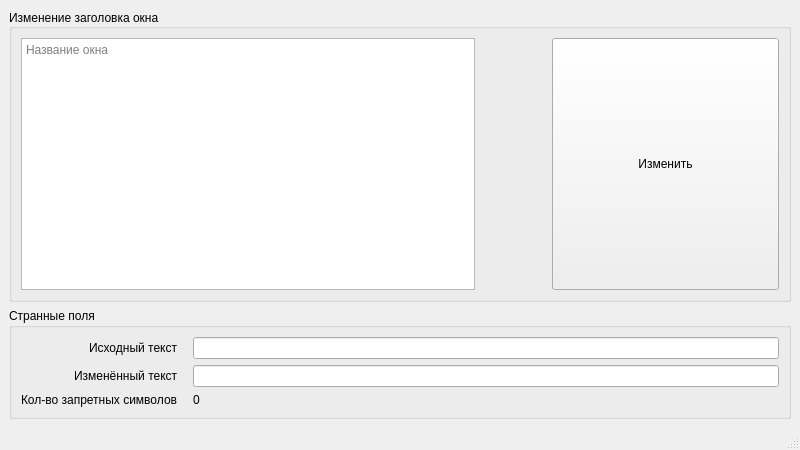
<?xml version="1.0" encoding="UTF-8"?>
<ui version="4.0">
 <class>MainWindow</class>
 <widget class="QMainWindow" name="MainWindow">
  <property name="geometry">
   <rect>
    <x>0</x>
    <y>0</y>
    <width>800</width>
    <height>450</height>
   </rect>
  </property>
  <property name="windowTitle">
   <string>MainWindow</string>
  </property>
  <widget class="QWidget" name="centralwidget">
   <layout class="QGridLayout" name="gridLayout">
    <item row="0" column="0">
     <widget class="QGroupBox" name="windowTitleGrp">
      <property name="sizePolicy">
       <sizepolicy hsizetype="Preferred" vsizetype="Minimum">
        <horstretch>0</horstretch>
        <verstretch>0</verstretch>
       </sizepolicy>
      </property>
      <property name="title">
       <string>Изменение заголовка окна</string>
      </property>
      <property name="alignment">
       <set>Qt::AlignLeading|Qt::AlignLeft|Qt::AlignVCenter</set>
      </property>
      <property name="flat">
       <bool>false</bool>
      </property>
      <property name="checkable">
       <bool>false</bool>
      </property>
      <layout class="QGridLayout" name="gridLayout_2" columnstretch="2,1">
       <property name="sizeConstraint">
        <enum>QLayout::SetDefaultConstraint</enum>
       </property>
       <property name="horizontalSpacing">
        <number>77</number>
       </property>
       <item row="0" column="0">
        <widget class="QPlainTextEdit" name="newTitleField">
         <property name="sizePolicy">
          <sizepolicy hsizetype="Preferred" vsizetype="Expanding">
           <horstretch>0</horstretch>
           <verstretch>0</verstretch>
          </sizepolicy>
         </property>
         <property name="tabChangesFocus">
          <bool>true</bool>
         </property>
         <property name="placeholderText">
          <string>Название окна</string>
         </property>
        </widget>
       </item>
       <item row="0" column="1">
        <widget class="QPushButton" name="changeTitleButton">
         <property name="sizePolicy">
          <sizepolicy hsizetype="Minimum" vsizetype="Minimum">
           <horstretch>0</horstretch>
           <verstretch>0</verstretch>
          </sizepolicy>
         </property>
         <property name="text">
          <string>Изменить</string>
         </property>
        </widget>
       </item>
      </layout>
     </widget>
    </item>
    <item row="1" column="0">
     <widget class="QGroupBox" name="editFieldsGrp">
      <property name="title">
       <string>Странные поля</string>
      </property>
      <layout class="QFormLayout" name="formLayout">
       <property name="labelAlignment">
        <set>Qt::AlignRight|Qt::AlignTrailing|Qt::AlignVCenter</set>
       </property>
       <property name="horizontalSpacing">
        <number>15</number>
       </property>
       <item row="0" column="0">
        <widget class="QLabel" name="label">
         <property name="text">
          <string>Исходный текст</string>
         </property>
        </widget>
       </item>
       <item row="0" column="1">
        <widget class="QLineEdit" name="originTextField"/>
       </item>
       <item row="1" column="0">
        <widget class="QLabel" name="label_2">
         <property name="text">
          <string>Изменённый текст</string>
         </property>
        </widget>
       </item>
       <item row="1" column="1">
        <widget class="QLineEdit" name="clearedTextField">
         <property name="readOnly">
          <bool>true</bool>
         </property>
        </widget>
       </item>
       <item row="2" column="0">
        <widget class="QLabel" name="label_3">
         <property name="text">
          <string>Кол-во запретных символов</string>
         </property>
        </widget>
       </item>
       <item row="2" column="1">
        <widget class="QLabel" name="statusTextField">
         <property name="text">
          <string>0</string>
         </property>
        </widget>
       </item>
      </layout>
     </widget>
    </item>
   </layout>
  </widget>
  <widget class="QMenuBar" name="menubar">
   <property name="geometry">
    <rect>
     <x>0</x>
     <y>0</y>
     <width>800</width>
     <height>26</height>
    </rect>
   </property>
  </widget>
  <widget class="QStatusBar" name="statusbar"/>
 </widget>
 <resources/>
 <connections/>
 <slots>
  <slot>onPrintMessage()</slot>
 </slots>
</ui>
